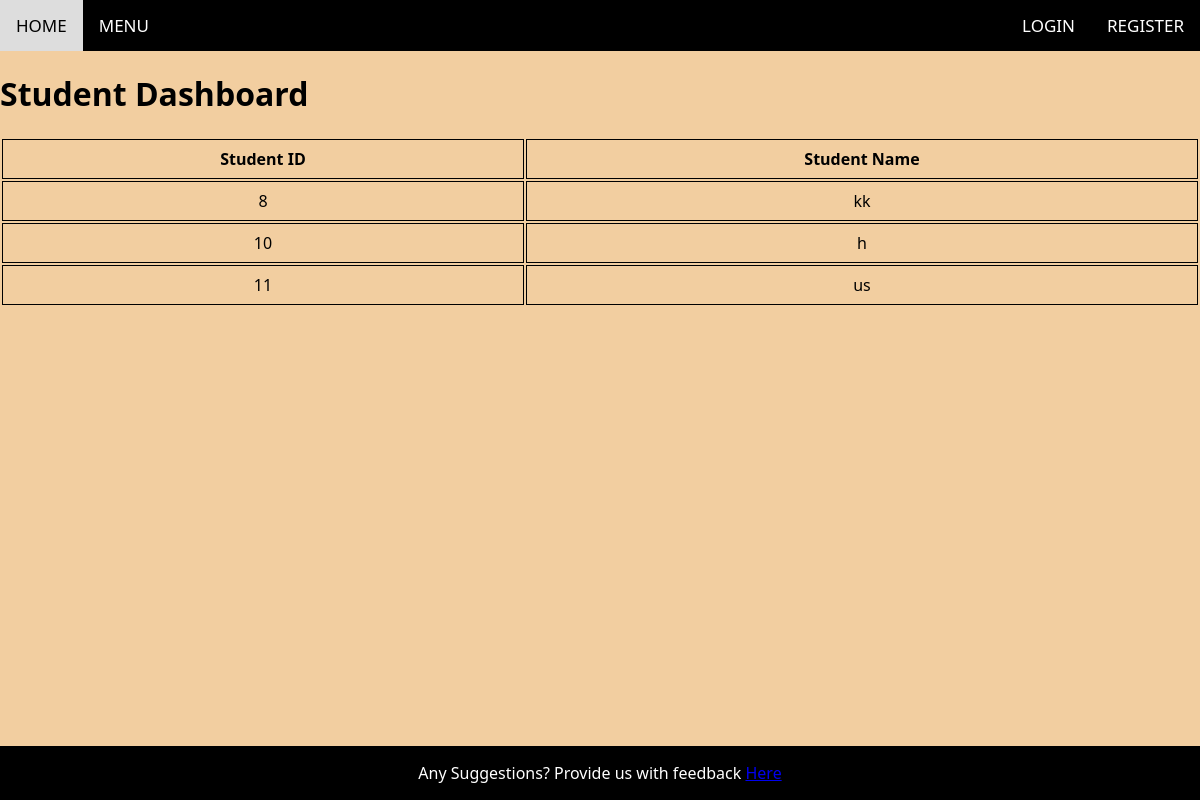
The app's page /student_dashboard (signed in) with its own data.
### tables this page shows
CREATE TABLE STUDENT (User_ID INTEGER REFERENCES USERS (User_ID) PRIMARY KEY, School_ID INTEGER REFERENCES SCHOOL (School_ID), First_Name TEXT NOT NULL, Last_Name TEXT, Class_ID INTEGER);

### app.py (the view)
@app.route('/student_dashboard')
@login_required
def student_dashboard():
    if current_user.is_authenticated and current_user.Type == 'TEACHER':
        conn = sql.connect(db_path)  # Replace 'DATABASE' with your app's database path
        cursor = conn.cursor()
        user_id = current_user.User_ID  # Assuming this attribute exists in your User model
        class_query = "SELECT Class_ID FROM Teacher WHERE User_ID = ?"
        cursor.execute(class_query, (user_id,))
        class_id = cursor.fetchone()
        if class_id:
            class_id = class_id[0]  # Extracting the ID from the result tuple
            teachers_query = "SELECT * FROM Student WHERE Class_ID = ?"
            cursor.execute(teachers_query, (class_id,))
            students = cursor.fetchall()
            conn.close()
            return render_template('student_dashboard.html', students=students)
    else:
        return render_template('error.html', message='Access denied')

### app.py (called while the page is built)
@login_manager.user_loader
def load_user(user_id):
    return User.query.get(int(user_id))

### templates/student_dashboard.html
{% extends "base.html" %}
{% block content %}
    <h1>Student Dashboard</h1>
    <table class="table">
        <thead>
            <tr>
                <th style="text-align: center; border: 1px solid black; padding: 8px;">Student ID</th>
                <th style="text-align: center; border: 1px solid black; padding: 8px;">Student Name</th>
            </tr>
        </thead>
        <tbody>
            {% for student in students %}
                <tr>
                    <td style="text-align: center; border: 1px solid black; padding: 8px;">{{ student[0] }}</td>
                    <td style="text-align: center; border: 1px solid black; padding: 8px;">{{ student[2] }}</td>
                </tr>
            {% endfor %}
        </tbody>
    </table>
    {% endblock %}

### static/css/styles.css (style rules this page uses)
body { font-family: system-ui, -apple-system, BlinkMacSystemFont, 'Segoe UI', Roboto, Oxygen, Ubuntu, Cantarell, 'Open Sans', 'Helvetica Neue', sans-serif; min-height: 100vh; display: flex; flex-direction: column; margin: 0; padding: 0; background-color: #f2cea0; }

### records on screen
STUDENT: User_ID "8", First_Name "kk"
STUDENT: User_ID "10", First_Name "h"
STUDENT: User_ID "11", First_Name "us"
